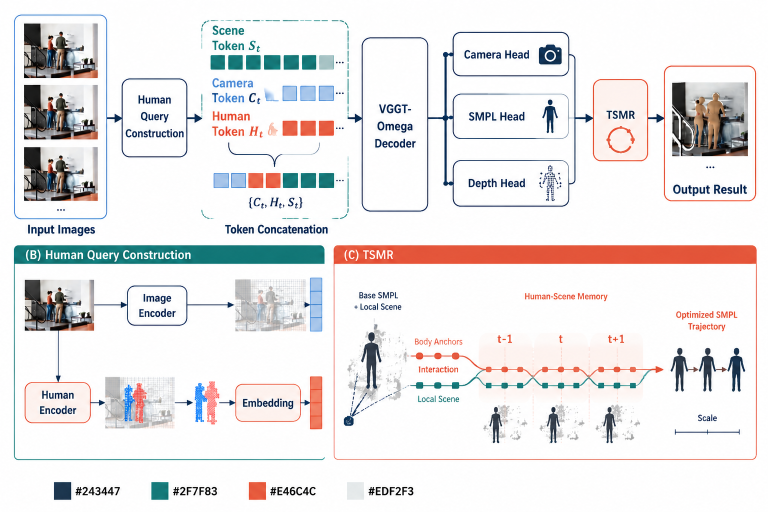
#> input picture outputs/vis/paper_architecture_recolor/concept_E_timeline_tsmr.png, 1536 x 1024 px (shown at 1/2 size)
$ python derive_round2_concepts.py
#> lines starting #> are read from the running program, lines starting #| are printed output that depends on the picture; after the words box and inside, x2 and y2 are one past the last pixel; in counts of white or black regions, pixels touching at a corner belong together
from pathlib import Path

import numpy as np
from PIL import Image, ImageDraw, ImageFont


ROOT = Path(__file__).resolve().parents[3]
VIS = ROOT / "outputs/vis/paper_architecture_recolor"
FONT = "C:/Windows/Fonts/arial.ttf"
BOLD = "C:/Windows/Fonts/arialbd.ttf"


def color(value):
    value = value.lstrip("#")
    return np.array([int(value[i:i + 2], 16) for i in (0, 2, 4)], dtype=np.float32)


def transform(source_path, target_path, primary, accent, pale):
#> called with primary = '#1F2933', accent = '#D9483B', pale = '#F3F4F4'
    source = Image.open(source_path).convert("RGB")
#> source is the input picture: PIL image 1536x1024 RGB; mean R, G, B 232.8, 230.4, 230.7
    hsv = np.asarray(source.convert("HSV"))
    arr = np.asarray(source).astype(np.float32)
    hue, sat, val = hsv[..., 0], hsv[..., 1], hsv[..., 2]
    colored = sat > 32
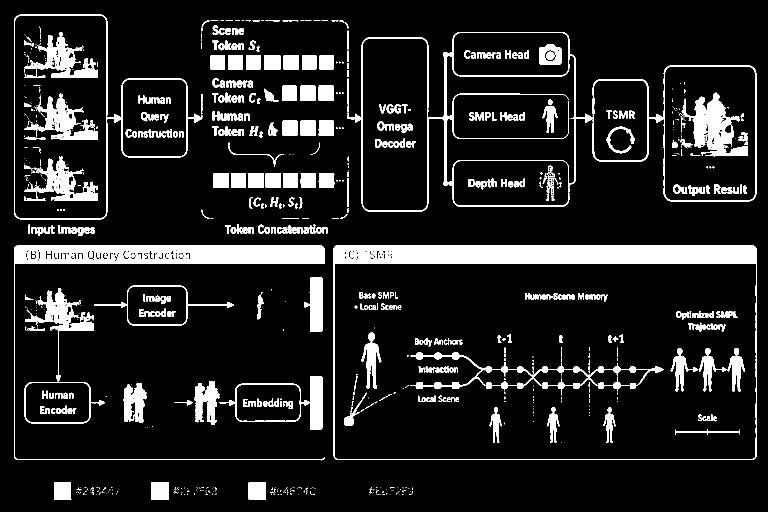
#> colored: shape (1024, 1536) bool (shown at 1/2 size); 12% white; 921 white regions (528 under 20 px), largest, box (x1, y1, x2, y2) and area: (667, 490, 1514, 920) 35114, (28, 490, 650, 921) 23495, (695, 64, 1513, 423) 13282
    warm = colored & ((hue < 38) | (hue > 235))
#> warm: shape (1024, 1536) bool; 5.2% white; 426 white regions (301 under 20 px), largest, box (x1, y1, x2, y2) and area: (667, 490, 1514, 920) 35114, (1363, 185, 1496, 313) 5430, (821, 705, 1327, 755) 2839
    cool = colored & ~warm
#> cool: shape (1024, 1536) bool; 6.8% white; 991 white regions (658 under 20 px), largest, box (x1, y1, x2, y2) and area: (28, 490, 650, 921) 23495, (695, 64, 1186, 423) 9001, (28, 29, 405, 439) 4644
    # Only pastel surface fills become pale; saturated labels, arrows, and tokens
    # keep the strong semantic color even when their value is high.
    very_light = colored & (val > 225) & (sat < 95)
#> very_light: shape (1024, 1536) bool; 1% white; 1874 white regions (1805 under 20 px), largest, box (x1, y1, x2, y2) and area: (673, 490, 1506, 491) 833, (639, 173, 666, 200) 729, (429, 348, 456, 375) 715

    for mask, target in ((cool, color(primary)), (warm, color(accent))):
#> in color, `value = value.lstrip("#")`: value = '1F2933'
        factor = 0.52 + 0.48 * val[..., None] / 255.0
        mapped = target * factor
        arr[mask] = mapped[mask]
#> this loop made 2 passes
    arr[very_light] = color(pale)

    result = Image.fromarray(np.uint8(np.clip(arr, 0, 255)))
    # Keep the real-image anchors untouched.
    for box in ((27, 42, 215, 438), (1325, 126, 1515, 405), (47, 550, 198, 665), (468, 550, 652, 674), (208, 734, 397, 860)):
        result.paste(source.crop(box), box[:2])
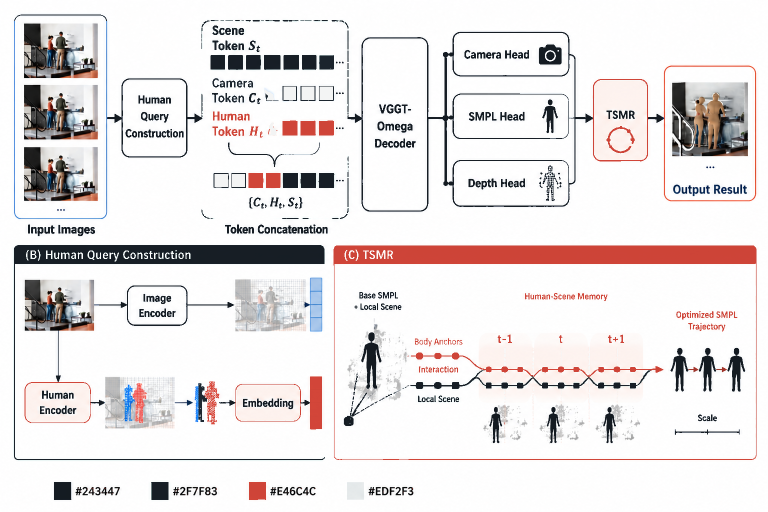
#> result: PIL image 1536x1024 RGB (shown at 1/2 size); mean R, G, B 231, 226.1, 226.2

    draw = ImageDraw.Draw(result)
    draw.rectangle((0, 944, result.width, result.height), fill="white")
    draw.line((28, 946, result.width - 28, 946), fill="#D7DCE0", width=2)
    draw.text((48, 967), "PALETTE", font=ImageFont.truetype(BOLD, 18), fill="#1F2933")
    items = [("Structure", primary), ("TSMR", accent), ("Background", pale)]
    x = 280
    for name, value in items:
        draw.rounded_rectangle((x, 960, x + 44, 1004), radius=7, fill=value)
        draw.text((x + 58, 957), name, font=ImageFont.truetype(BOLD, 16), fill="#1F2933")
        draw.text((x + 58, 981), value, font=ImageFont.truetype(FONT, 13), fill="#65717B")
        x += 360
#> after the loop, x = 1360
    result.save(target_path, quality=100)


def main():
    transform(
        VIS / "concept_E_timeline_tsmr.png",
        VIS / "concept_F_nature_black_vermilion.png",
        primary="#1F2933",
        accent="#D9483B",
        pale="#F3F4F4",
    )
    transform(
        VIS / "concept_D_radial_tsmr.png",
        VIS / "concept_G_graphite_jade.png",
        primary="#24323D",
        accent="#287D73",
        pale="#EDF3F1",
    )
#> call 2 of transform, with primary = '#24323D', accent = '#287D73', pale = '#EDF3F1'
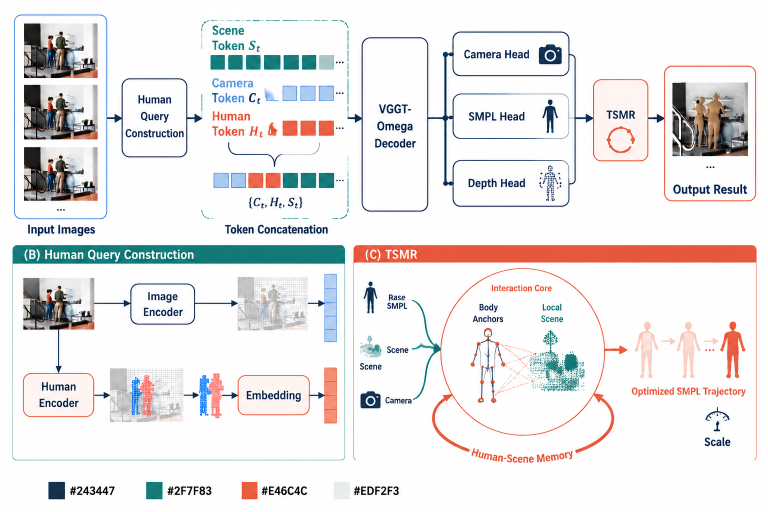
#> input picture outputs/vis/paper_architecture_recolor/concept_D_radial_tsmr.png, 1536 x 1024 px (shown at 1/2 size)
#> in transform, source is the input picture: PIL image 1536x1024 RGB; mean R, G, B 233.2, 231.1, 231.5
#> in transform (call 2), `colored = sat > 32`: colored: shape (1024, 1536) bool; 12.4% white; 1020 white regions (623 under 20 px), largest, box (x1, y1, x2, y2) and area: (707, 490, 1514, 921) 28769, (25, 490, 690, 921) 25065, (695, 63, 1513, 423) 13066
#> in transform (call 2), `warm = colored & ((hue < 38) | (hue > 235))`: warm: shape (1024, 1536) bool; 5.5% white; 431 white regions (299 under 20 px), largest, box (x1, y1, x2, y2) and area: (707, 490, 1514, 921) 28769, (1366, 185, 1496, 312) 5324, (864, 536, 1255, 906) 5193
#> in transform (call 2), `cool = colored & ~warm`: cool: shape (1024, 1536) bool; 6.9% white; 1121 white regions (770 under 20 px), largest, box (x1, y1, x2, y2) and area: (25, 490, 690, 921) 25065, (695, 63, 1186, 423) 8705, (28, 29, 405, 439) 4623
#> in transform (call 2), `very_light = colored & (val > 225) & (sat < 95)`:
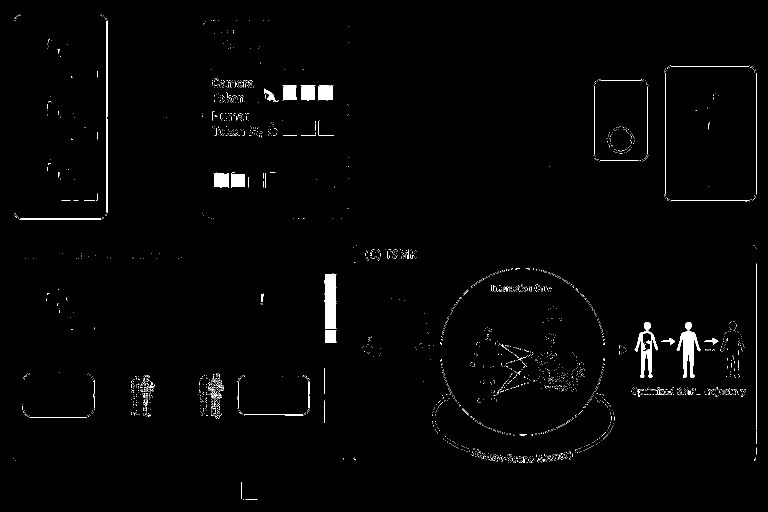
#> very_light: shape (1024, 1536) bool (shown at 1/2 size); 1.3% white; 2750 white regions (2682 under 20 px), largest, box (x1, y1, x2, y2) and area: (1353, 644, 1401, 756) 2084, (1269, 644, 1316, 756) 1650, (639, 173, 666, 201) 731
#> the loop in transform (call 2), `for mask, target in ((cool, color(primary)), (warm, color(accent))):` made 2 passes
#> target on passes 1 to 2: [36, 50, 61], [40, 125, 115]
#> pass 1, in transform (call 2), `mapped = target * factor`:
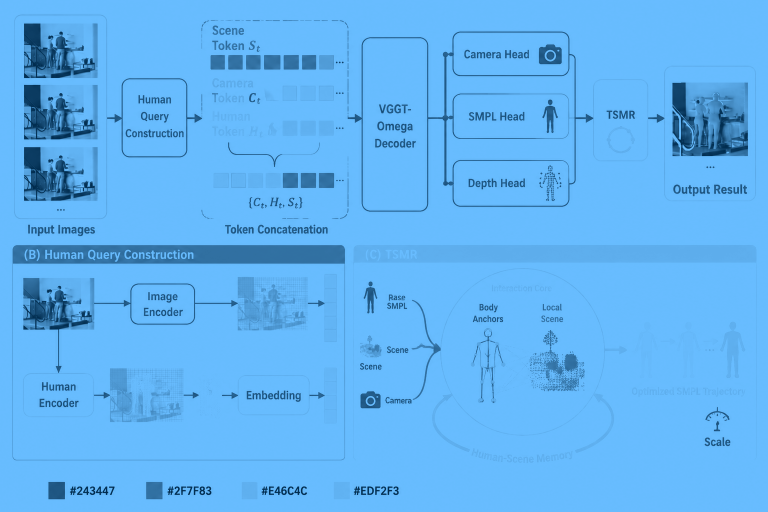
#> mapped: shape (1024, 1536, 3) float64 (shown at 1/2 size); mean of channels 0, 1, 2 34.9, 48.5, 59.1; drawn with min black and max white
#> after the loop in transform (call 2), `for box in ((27, 42, 215, 438), (1325, 126, 1515, 405), (47, 550, 198,..`:
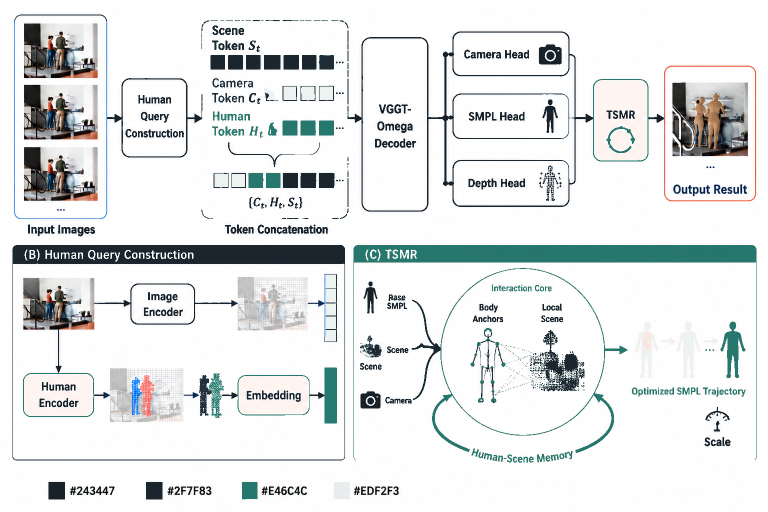
#> result: PIL image 1536x1024 RGB (shown at 1/2 size); mean R, G, B 225.7, 228.5, 228.7
#> in transform (call 2), `result.save(target_path, quality=100)`:
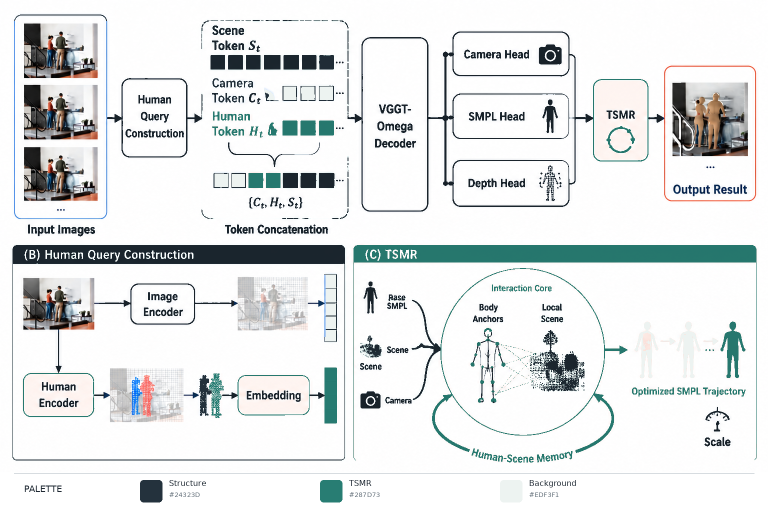
#> saved as concept_G_graphite_jade.png: PIL image 1536x1024 RGB (shown at 1/2 size); mean R, G, B 225.9, 228.8, 229
    print(VIS / "concept_F_nature_black_vermilion.png")
    print(VIS / "concept_G_graphite_jade.png")


if __name__ == "__main__":
    main()
